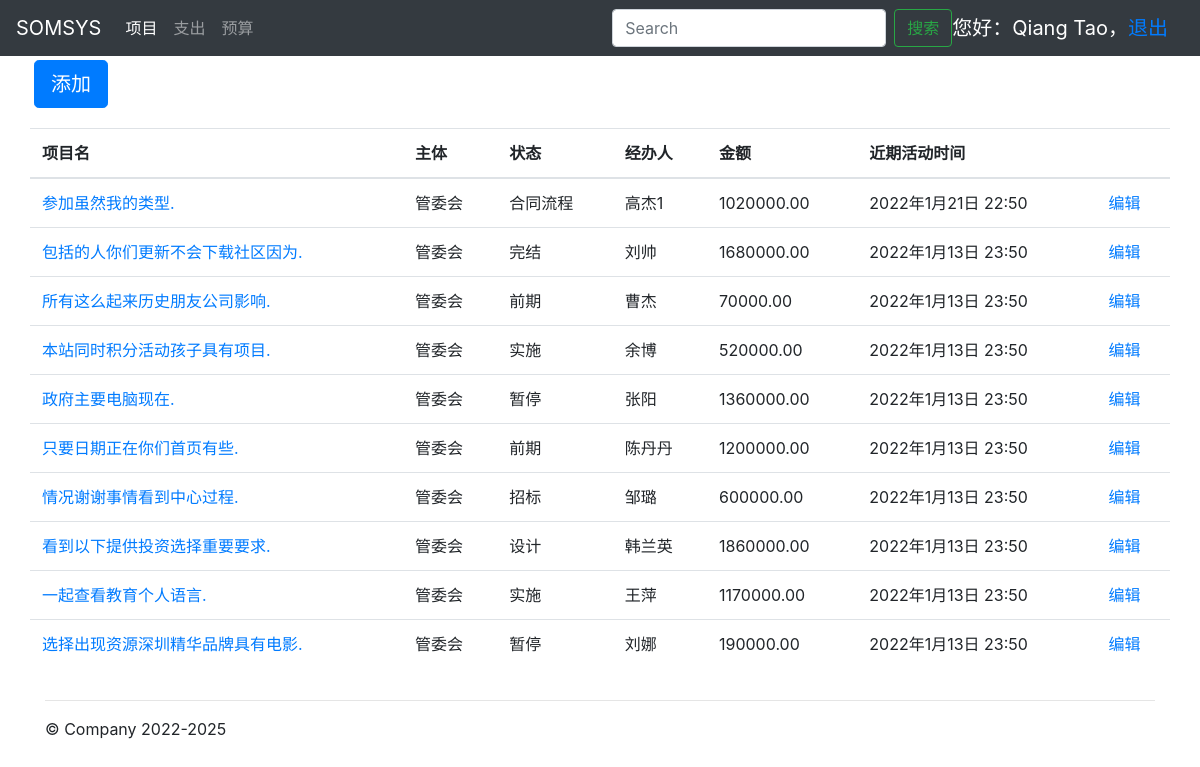
Screenshot of / (signed in) with the database file from the repository.
### accounts/models.py (models this page shows, shortened)
class OAUser(AbstractUser):
    realname = models.CharField('姓名', max_length=100)
    created_time = models.DateTimeField('创建时间', default=now)
    last_mod_time = models.DateTimeField('修改时间', default=now)
    source = models.CharField("创建来源", max_length=100, blank=True)

### projects/models.py (models this page shows, shortened)
class Project(models.Model):
    BUSINESSENTITY_CHOICES = (
        (u'集团', u'集团'),
        (u'管委会', u'管委会')
    )
    TASK_STATE_CHOICES = (
        (u'前期', u'前期'),
        (u'设计', u'设计'),
        (u'招标', u'招标'),
        (u'合同流程', u'合同流程'),
        (u'实施', u'实施'),
        (u'完结', u'完结'),
        (u'暂停', u'暂停')
    )
    name = models.CharField(max_length=128)
    businessentity = models.CharField(
        max_length=6, choices=BUSINESSENTITY_CHOICES)
    task_state = models.CharField(max_length=10, choices=TASK_STATE_CHOICES)
    transactor = models.CharField(max_length=32)
    amount = models.DecimalField(max_digits=11, decimal_places=2)
    cdate = models.DateTimeField(default=timezone.now)
    lcdate = models.DateTimeField(auto_now=True)
    remark = models.CharField(max_length=256, blank=True)
    cuser = models.ForeignKey(
        'accounts.OAUser', on_delete=models.SET_NULL, related_name='create_projects', blank=True, null=True)
    lcuser = models.ForeignKey(
        'accounts.OAUser', on_delete=models.SET_NULL, related_name='change_projects', blank=True, null=True)
    parent_project = models.ForeignKey(
        'Project', on_delete=models.SET_NULL, related_name='child_projects', blank=True, null=True)

### projects/views.py (the view)
# urls.py: path('', views.ProjectListView.as_view(), name='project_list'),
class ProjectListView(LoginRequiredMixin, ListView):
    template_name = 'projects/project_list.html'
    model = Project
    context_object_name = 'project_list'

### templates/projects/project_list.html
{% extends "base.html" %}
{% block content %}
<div>
    <a class="btn btn-primary btn-lg m-1" href="{% url 'project_create' %}" role="button">添加</a></p>
</div>
<table class="table">
    <thead>
        <tr>
            <th scope="col">项目名</th>
            <th scope="col">主体</th>
            <th scope="col">状态</th>
            <th scope="col">经办人</th>
            <th scope="col">金额</th>
            <th scope="col">近期活动时间</th>
            <th scope="col"></th>
        </tr>
    </thead>
    <tbody>
        {% for project in project_list %}
        <tr>
            <td><a href="{% url 'project_detail' project.id%}">{{ project.name }}</a></td>
            <td>{{ project.businessentity }}</td>
            <td>{{ project.task_state }}</td>
            <td>{{ project.transactor }}</td>
            <td>{{ project.amount }}</td>
            <td>{{ project.lcdate }}</td>
            <td><a href="{% url 'project_update' project.id%}">编辑</a></td>
        </tr>
        {% endfor %}
    </tbody>
</table>
{% endblock %}

### templates/base.html (shortened to what this page needs)
{% load static %}
<!doctype html>
<html lang="zh-CN">
<head>
  <link href="/static/css/bootstrap.min.css" rel="stylesheet">
  <link href="/static/css/jumbotron.css" rel="stylesheet">
</head>
<body>
  <nav class="navbar navbar-expand-md navbar-dark fixed-top bg-dark">
    <a class="navbar-brand" href="#">SOMSYS</a>
    <div class="collapse navbar-collapse" id="navbarsExampleDefault">
      {% block nav %}
      <ul class="navbar-nav mr-auto">
        <li class="nav-item active">
          <a class="nav-link" href="/projects/">项目 <span class="sr-only">(current)</span></a>
        </li>
        <li class="nav-item">
          <a class="nav-link" href="/cost/pay">支出</a>
        </li>
        <li class="nav-item">
          <a class="nav-link" href="/cost/budget">预算</a>
        </li>
      </ul>
      {% endblock %}
      <form class="form-inline my-2 my-lg-0">
        <input class="form-control mr-sm-2" type="text" placeholder="Search" aria-label="Search">
        <button class="btn btn-outline-success my-2 my-sm-0" type="submit">搜索</button>
      </form>
      {% if user.is_authenticated %}
      <div class="navbar-brand">您好：{{ user.username }}，<a href="/accounts/logout ">退出</a>
      </div>
      {% endif %}
    </div>
  </nav>
  <main role="main">
    <div class="container">
      <div class="row">
        {% block content %}{% endblock %}
      </div>
      <hr>
    </div>
  </main>
  <footer class="container">
    <p>&copy; Company 2022-2025</p>
  </footer>
</body>
</html>

### static/css/jumbotron.css (style rules this page uses)
body { padding-top: 3.5rem; }

### rows the page displays
OAUser: username "Qiang Tao"
Project: name "参加虽然我的类型.", businessentity "管委会", task_state "合同流程", transactor "高杰1", amount "1020000.00", lcdate "2022年1月21日 22:50"
Project: name "包括的人你们更新不会下载社区因为.", businessentity "管委会", task_state "完结", transactor "刘帅", amount "1680000.00", lcdate "2022年1月13日 23:50"
Project: name "所有这么起来历史朋友公司影响.", businessentity "管委会", task_state "前期", transactor "曹杰", amount "70000.00", lcdate "2022年1月13日 23:50"
Project: name "本站同时积分活动孩子具有项目.", businessentity "管委会", task_state "实施", transactor "余博", amount "520000.00", lcdate "2022年1月13日 23:50"
Project: name "政府主要电脑现在.", businessentity "管委会", task_state "暂停", transactor "张阳", amount "1360000.00", lcdate "2022年1月13日 23:50"
Project: name "只要日期正在你们首页有些.", businessentity "管委会", task_state "前期", transactor "陈丹丹", amount "1200000.00", lcdate "2022年1月13日 23:50"
Project: name "情况谢谢事情看到中心过程.", businessentity "管委会", task_state "招标", transactor "邹璐", amount "600000.00", lcdate "2022年1月13日 23:50"
Project: name "看到以下提供投资选择重要要求.", businessentity "管委会", task_state "设计", transactor "韩兰英", amount "1860000.00", lcdate "2022年1月13日 23:50"
Project: name "一起查看教育个人语言.", businessentity "管委会", task_state "实施", transactor "王萍", amount "1170000.00", lcdate "2022年1月13日 23:50"
Project: name "选择出现资源深圳精华品牌具有电影.", businessentity "管委会", task_state "暂停", transactor "刘娜", amount "190000.00", lcdate "2022年1月13日 23:50"
